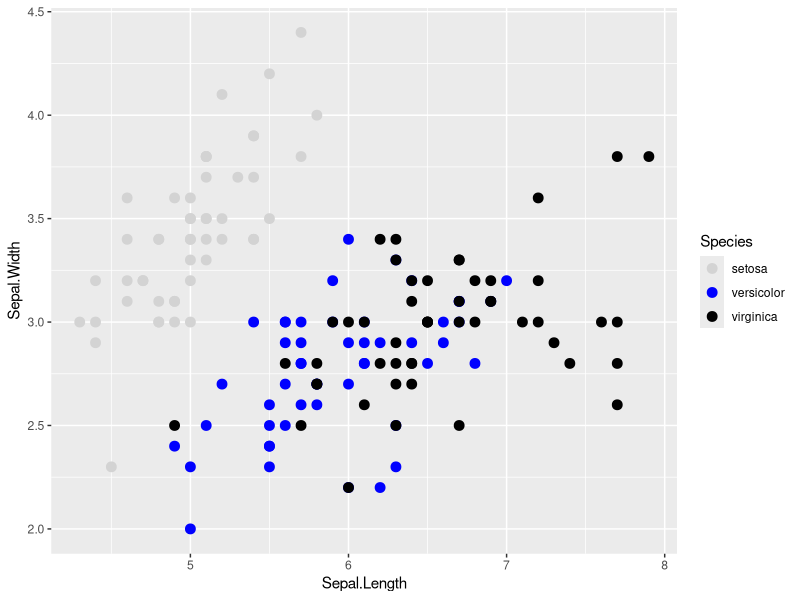

Here is the R script that generated this plot:
## ---- chunk 1
library(ggplot2)
iris |> ggplot(aes(Sepal.Length, Sepal.Width, colour = Species)) + 
  geom_point(size = 3) +
  scale_colour_manual(values = c('lightgray', 'blue', 'black'), 
                      aesthetics = c('colour', 'fill'))
